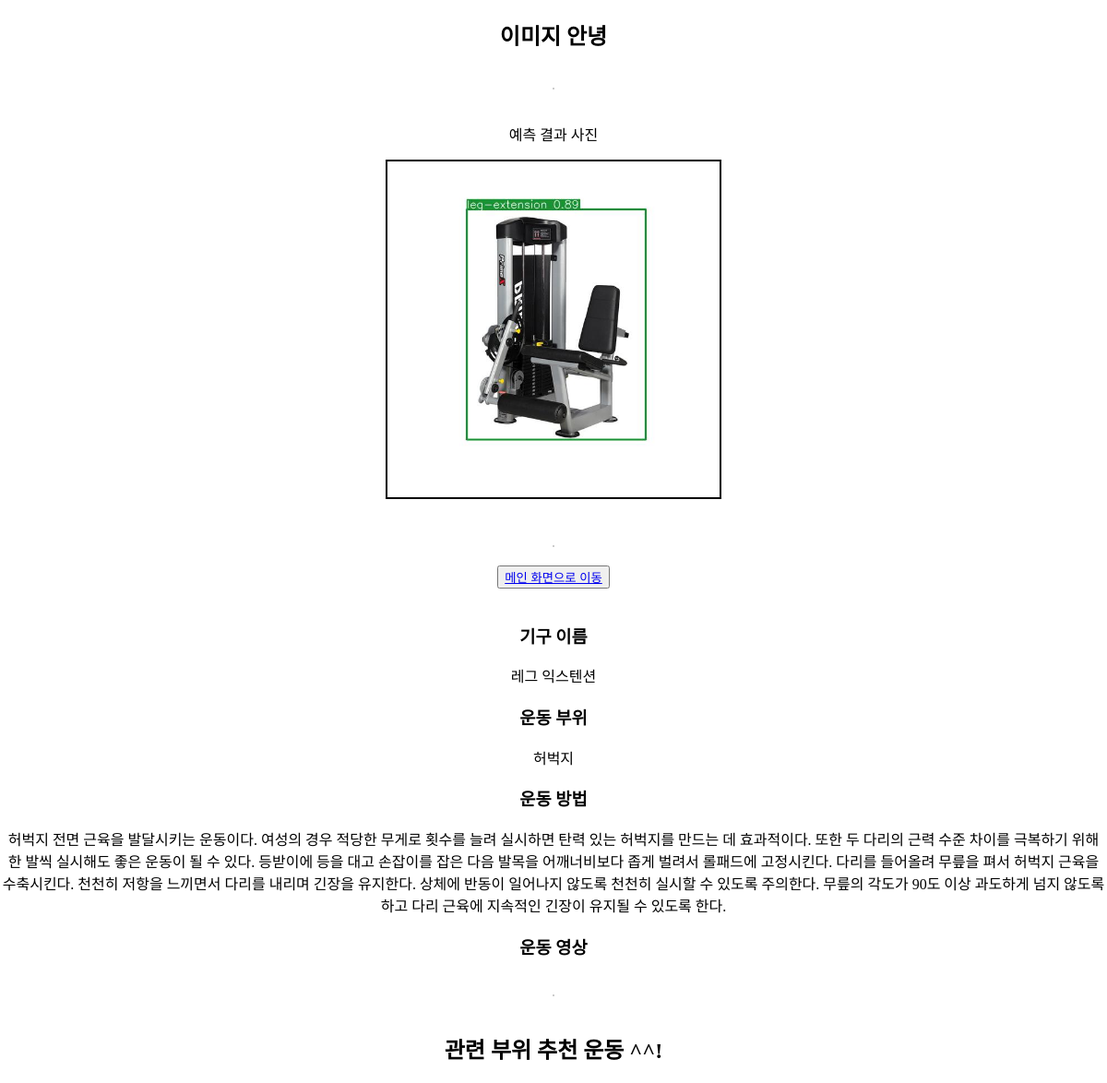
/exercise/image/, run on the app's committed database.
### exercise/models.py (models this page shows, shortened)
class Exercise(models.Model):
    ex_name = models.CharField(max_length=100, blank=True)
    ex_part = models.CharField(max_length=50, blank=True)
    ex_method = models.TextField()

### exercise/views.py (the view)
# urls.py: path('image/', views.image, name='image'),
def image(request):
    img = ImgModel.objects.last()
    img_data = img.img_data
    ex_class = img.ex_class
    ex_name = img.ex_name
    print("라벨링 예측 값 :" , ex_class, ex_name )
    ex_part_list = ['팔', '허리', '등', '가슴', '가슴', '가슴', '엉덩이', '등',
                    '허벅지', '허벅지', '허벅지', '어깨', '허벅지']
    ex_name_list = ['암컬', '백 익스텐션', '케이블머신', '펙덱 플라이 머신', '체스트 프레스 머신',
                    '어시스트 치닝 앤 디핑 머신', '힙 어브덕션', '랫 풀 다운', '레그 익스텐션', '레그 프레스',
                    '레그 컬 - 라잉', '숄더 프레스 - 머신', '스쿼트 - 스미스 머신']
    ex_pred_part = ex_part_list[ex_class]
    ex_pred_name = ex_name_list[ex_class]
    print('ex_pred_part 예측 값: ', ex_pred_part)
    print('ex_pred_name 예측 값: ', ex_pred_name)
    predict_name = Exercise.objects.get(ex_name = ex_pred_name)
    pre_index = predict_name.id
    pre_name = predict_name.ex_name
    mac_predict = inference.machine_inference(ex_pred_part)
    name_predict = mac_predict.ex_name.tolist()
    index_predict = mac_predict.index.tolist()
    name = []
    index = []
    for i, j in zip(name_predict, index_predict):
        if i == pre_name or j == pre_index:
            continue
        else:
            name.append(i)
            index.append(j)
    zip_data = zip(name, index)
    context = {
        'img_data' : img_data,
        'predict_name' : predict_name,
        'zip_data' : zip_data,
    }
    return render(request, 'exercise/image.html', context)

### exercise/inference.py (called while the page is built)
def machine_inference(part):
    con = sqlite3.connect("db.sqlite3")
    df = pd.read_sql("SELECT * FROM exercise_exercise", con, index_col="id")
    pd.set_option('display.max_colwidth', None)
    exercise_weight = joblib.load('exercise/machine_learning/exercise_weight.pkl')
    sorted_ind = exercise_weight.argsort()[:, ::-1]
    name_title = df[df['ex_part'] == part]
    name_index = name_title.index.values
    indexe = sorted_ind[name_index]
    indexe = indexe.reshape(-1)
    return df.iloc[indexe][:6]

### exercise/templates/exercise/image.html (shortened to what this page needs)
<!DOCTYPE html>
<html lang="ko">
<head>
</head>
<body align="center">
    <h2>이미지 안녕</h2><hr>
    <p>예측 결과 사진</p>
    <div class='img-container'>
        <img class='img' width="300px" height="300px">
    </div>
    <hr>
    <a href="{% url 'exercise:upload' %}"><button type='button'>메인 화면으로 이동</a></button><br>
    <h3>기구 이름</h3>  {{ predict_name.ex_name }}
    <h3>운동 부위</h3>  {{ predict_name.ex_part }}
    <h3>운동 방법</h3>
    {{ predict_name.ex_method }}
    <h3>운동 영상</h3>
    <hr>
    <h2>관련 부위 추천 운동 ^^!</h2>
</body>
</html>

### exercise/templates/exercise/image.html (style rules this page uses)
body { display: flex; flex-direction: column; align-items: center; justify-content: center; min-height: 100vh; margin: 0; }
.img-container { border: 2px solid black; padding: 30px; margin-bottom: 30px; }
.img { max-width: 100%; height: auto; }
hr { border: 1px solid #ccc; border-style: solid; margin: 20px 0; }

### data on the page
Exercise: ex_name "레그 익스텐션", ex_part "허벅지", ex_method "허벅지 전면 근육을 발달시키는 운동이다. 여성의 경우 적당한 무게로 횟수를 늘려 실시하면 탄력 있는 허벅지를 만드는 데 효과적이다. 또한 두 다리의 근력 수준 차이를 극복하기 위해 한 발씩 실시해도 좋은 운동이 될 수 있다. 등받이에 등을 대고 손잡이를 잡은 다음 발목을 어깨너비보다 좁게 벌려서 롤패드에 고정시킨다. 다리를 들어올려 무릎을 펴서 허벅지 근육을 수축시킨다. 천천히 저항을 느끼면서 다리를 내리며 긴장을 유지한다. 상체에 반동이 일어나지 않도록 천천히 실시할 수 있도록 주의한다. 무릎의 각도가 90도 이상 과도하게 넘지 않도록 하고 다리 근육에 지속적인 긴장이 유지될 수 있도록 한다."
